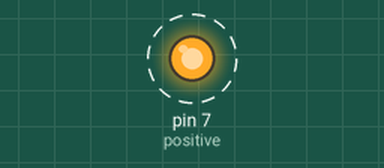
Simulated run of this sketch. Board: Arduino Uno, built with avr-gcc and run on an emulated ATmega328P. Parts: output pins drawn as LEDs (lit = HIGH). Dashed ring = blinking.

Above: at 0.05 s.
Timing chart, 0 to 3.0 s (numbered marks = the images above):
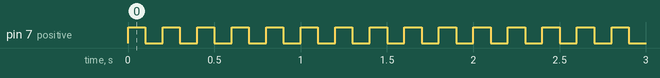

Measured:
- by itself, pin 7 (positive): alternates HIGH for 0.10 s and LOW for 0.10 s

The sketch:

Led.ino
```cpp
int positive=7;
void setup() {
  pinMode(positive,OUTPUT);
  // put your setup code here, to run once:

}

void loop() {

    digitalWrite(7,HIGH);
    delay(100);
    digitalWrite(7,LOW);
    delay(100);

  // put your main code here, to run repeatedly:

}
```
